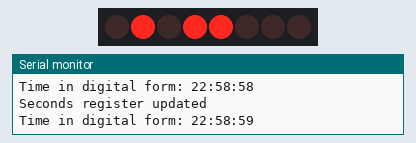
Bench run of a sketch on a simulated Arduino Uno, built with avr-gcc and run on an emulated ATmega328P. On the bench: 8 shift-register outputs drawn as a row of LEDs (first output left, lit = HIGH), the last lines printed to the serial monitor. Wiring (inferred from the names in the program): shift register (74HC595): data pin 3; shift clock pin 4; latch pin 2. Wiring (inferred from the signals the program sends): row of LEDs: on Q0, Q1, Q2, Q3, Q4, Q5, Q6, Q7.

Above: at 1.1 s.
At 4.1 s:
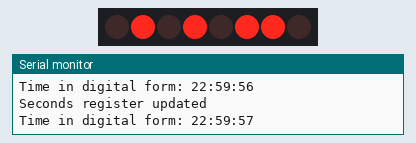
At 7.1 s:
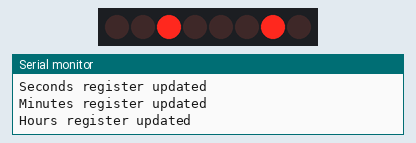
At 18.2 s:
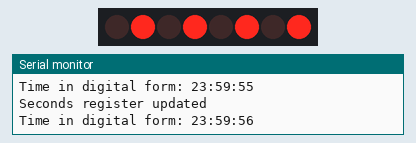
At 22.2 s:
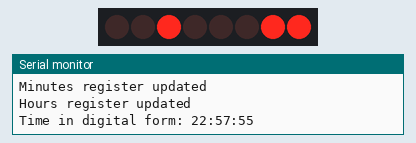
At 30.2 s:
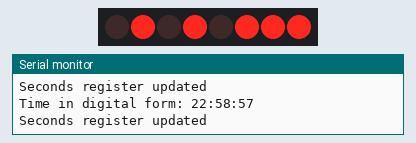
Timing chart, 0 to 40.0 s (numbered marks = the images above):
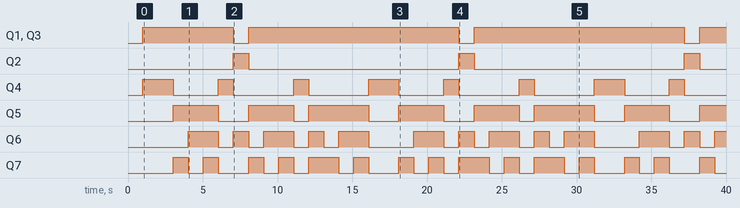

Measured:
- by itself, Q1, Q3: repeats every 15.1 s: LOW 1.0 s, HIGH 14.1 s
- by itself, Q2: alternates HIGH for 1.0 s and LOW for 14.1 s
- by itself, Q4: repeats every 15.1 s: LOW 3.0 s, 2 × (HIGH 1.0 s, LOW 4.0 s), HIGH 2.0 s
- by itself, Q5: repeats every 15.1 s: LOW 2.0 s, HIGH 3.0 s, LOW 1.0 s, HIGH 4.0 s, LOW 2.0 s, HIGH 3.0 s
- by itself, Q7: LOW → HIGH at 3.0 s, → LOW 1.0 s later, → HIGH 1.0 s later, → LOW 1.0 s later, … (30 changes in this stretch)
- by itself, Q6: repeats every 15.1 s: LOW 1.0 s, HIGH 1.0 s, LOW 1.0 s, HIGH 2.0 s, LOW 1.0 s, HIGH 1.0 s, LOW 1.0 s, HIGH 2.0 s, LOW 3.0 s, HIGH 2.0 s

The sketch:

ArduinoNanoNixieClock.ino
```cpp
  // Define output pins
  #define LATCH_PIN_HOUR 2
  #define DATA_PIN_HOUR 3
  #define CLK_PIN_HOUR 4
  #define LATCH_PIN_MIN 2
  #define DATA_PIN_MIN 3
  #define CLK_PIN_MIN 4
  #define LATCH_PIN_SEC 2
  #define DATA_PIN_SEC 3
  #define CLK_PIN_SEC 4

  // Set up Chars for shift register
  int charTable[] = {0,1,2,3,4,5,6,7,8,9,16,17,18,19,20,21,22,23,24,25,32,33,34,35,36,37,38,39,40,41,48,49,50,51,52,53,54,55,56,57,64,65,66,67,68,69,70,71,72,73,80,81,82,83,84,85,86,87,88,89};
  int hour =22; // Change to zero when done!!
  int min = 58; // Change to zero when done!!
  int sec = 58; // Change to zero when done!!
  char nixieHour = 255;
  char nixieMin = 255;
  char nixieSec = 255;

void setup() {
  Serial.begin(9600);
  Serial.println("Set pintmode to OUTPUT");
  pinMode(LATCH_PIN_HOUR, OUTPUT);
  pinMode(DATA_PIN_HOUR, OUTPUT);
  pinMode(CLK_PIN_HOUR, OUTPUT);
  pinMode(LATCH_PIN_MIN, OUTPUT);
  pinMode(DATA_PIN_MIN, OUTPUT);
  pinMode(CLK_PIN_MIN, OUTPUT);
  pinMode(LATCH_PIN_SEC, OUTPUT);
  pinMode(DATA_PIN_SEC, OUTPUT);
  pinMode(CLK_PIN_SEC, OUTPUT);

  // Read Clock and set
}

void loop() {

// Hour loop
  while (hour < 24) {

    // Minute loop
    while (min < 60) {

      // Second loop
      while (sec < 60) {
        Serial.print("Time in digital form: ");
        Serial.print(hour);
        Serial.print(":");
        Serial.print(min);
        Serial.print(":");
        Serial.println(sec);

        nixieHour = charTable[hour];
        nixieMin = charTable[min];
        nixieSec = charTable[sec];

        delay(1000);
        sec++;
        updateSecRegister();
      }
      sec = 55; // Change to zero when done!!
      min++;
      updateMinRegister();
    }
    min = 57; // Change to zero when done!!
    hour++;
    updateHourRegister();
  }

hour = 22; // Change to zero when done!!
min = 57; // Change to zero when done!!
sec = 55; // Change to zero when done!!
// End Main loop
}


// Shift Hour
void updateHourRegister(){
  digitalWrite(LATCH_PIN_HOUR, LOW);
  shiftOut(DATA_PIN_HOUR, CLK_PIN_HOUR, LSBFIRST, nixieHour);
  digitalWrite(LATCH_PIN_HOUR, HIGH);
  Serial.println("Hours register updated");
}

// Shift Minute
void updateMinRegister(){
  digitalWrite(LATCH_PIN_MIN, LOW);
  shiftOut(DATA_PIN_MIN, CLK_PIN_MIN, LSBFIRST, nixieMin);
  digitalWrite(LATCH_PIN_MIN, HIGH);
  Serial.println("Minutes register updated");
}

// Shift Second
void updateSecRegister(){
  digitalWrite(LATCH_PIN_SEC, LOW);
  shiftOut(DATA_PIN_SEC, CLK_PIN_SEC, LSBFIRST, nixieSec);
  digitalWrite(LATCH_PIN_SEC, HIGH);
  Serial.println("Seconds register updated");
}
```
